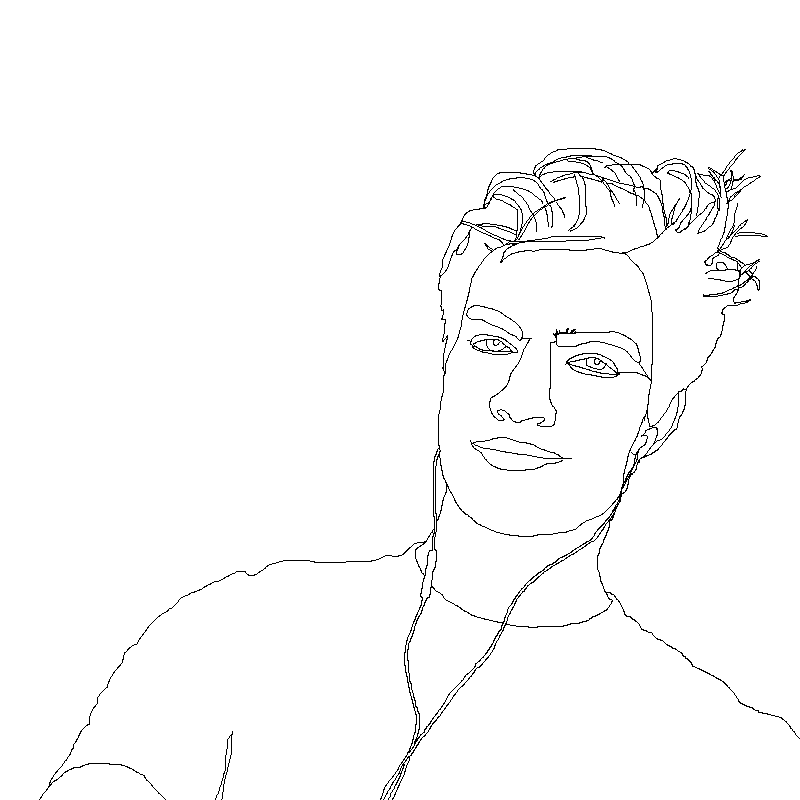
#> input picture DOMINIKCIRCLE/Dominik_pfad.png, 800 x 800 px, found by its file name
$ python pfadleser.py
#> lines starting #> are read from the running program, lines starting #| are printed output that depends on the picture; after the words box and inside, x2 and y2 are one past the last pixel; in counts of white or black regions, pixels touching at a corner belong together
import numpy as np
from PIL import Image

image_path = 'Dominik_pfad.png'

original_image = Image.open(image_path).convert('L')
#> original_image: PIL image 800x800 L; 98.4% white; black in thin lines or dots, all inside (x1, y1, x2, y2) = (39, 148, 800, 800)
np_img = np.array(original_image, dtype=np.uint8)
np_img = ~np_img
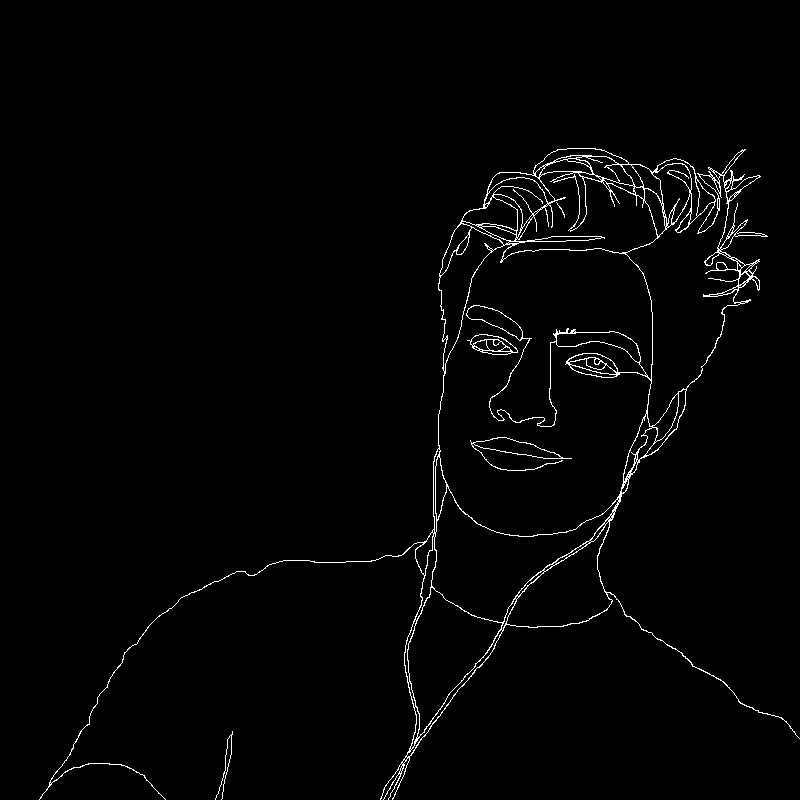
#> np_img: shape (800, 800); 1.6% white in thin lines or dots, all inside (x1, y1, x2, y2) = (39, 148, 800, 800)
np_img[np_img > 0] = 1
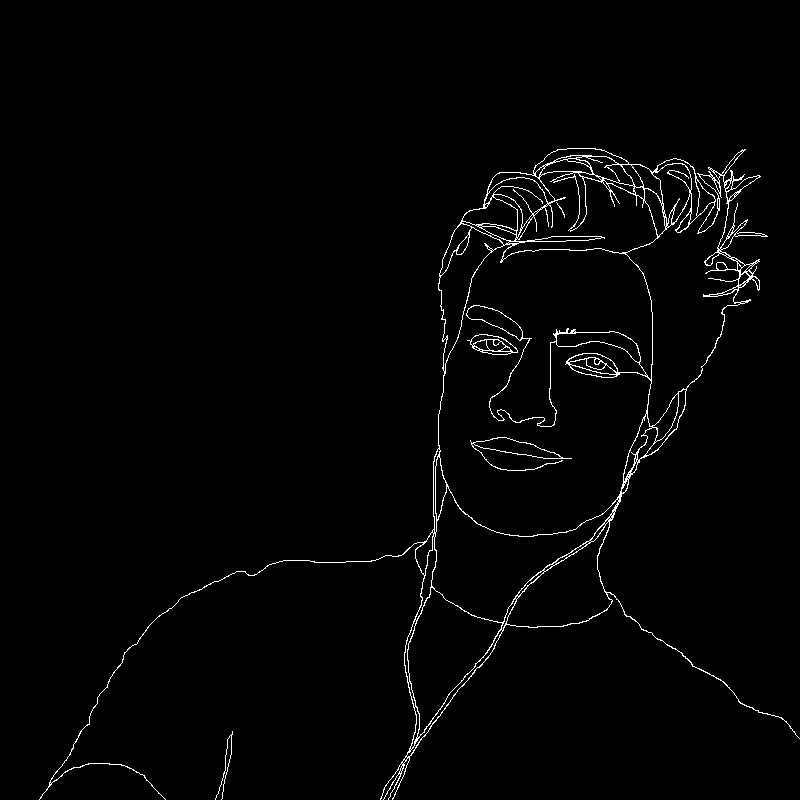
#> np_img: shape (800, 800); values 0 (black) and 1 (white), 1.6% white in thin lines or dots, all inside (x1, y1, x2, y2) = (39, 148, 800, 800)

pfad =[]
for x in range(np_img[0].size):
    for y in range(np_img[1].size):
       if np_img[x][y]:
            pfad.append([x,y])


with open("coordinates.txt", 'w') as f:
    f.write("let drawing = [")
    f.write("\n")
    for x in pfad:
        f.write(f"{{ x : {x[1]}, y : {x[0]} }},")
        f.write("\n")
    f.write("];")

$ run again, with DOMINIKCIRCLE/traveling-salesman-portrait1.png copied over DOMINIKCIRCLE/Dominik_pfad.png
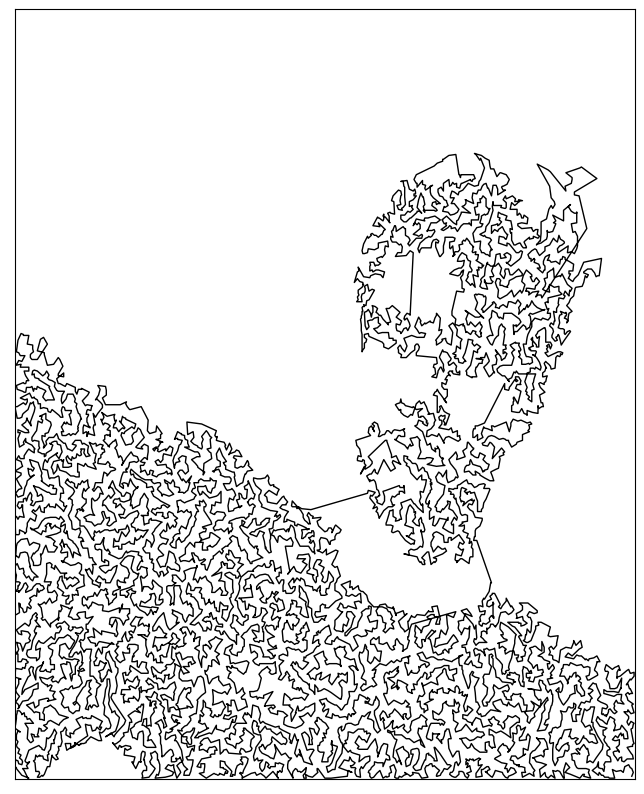
#> input picture DOMINIKCIRCLE/traveling-salesman-portrait1.png, 644 x 794 px, found by its file name
#> `np_img = ~np_img`:
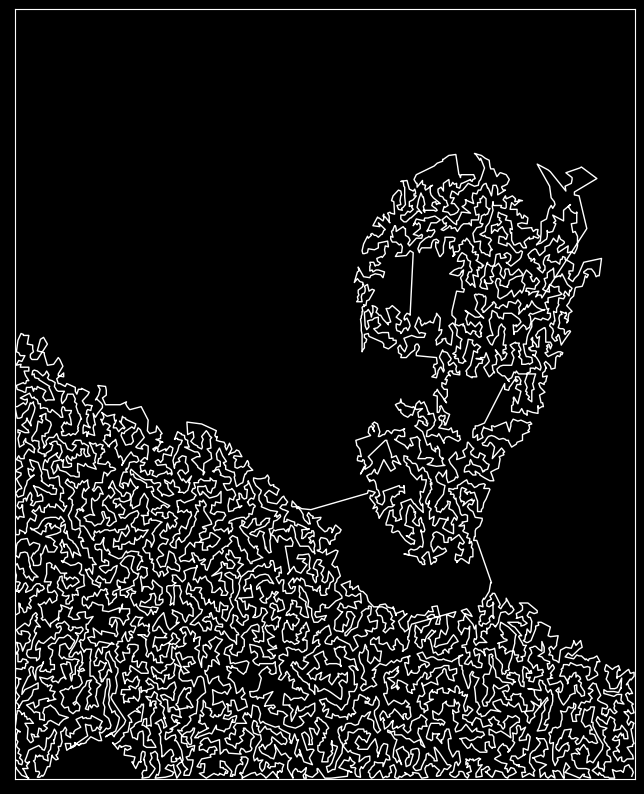
#> np_img: shape (794, 644); min 0, max 255, mean 26.4
#> `np_img[np_img > 0] = 1`:
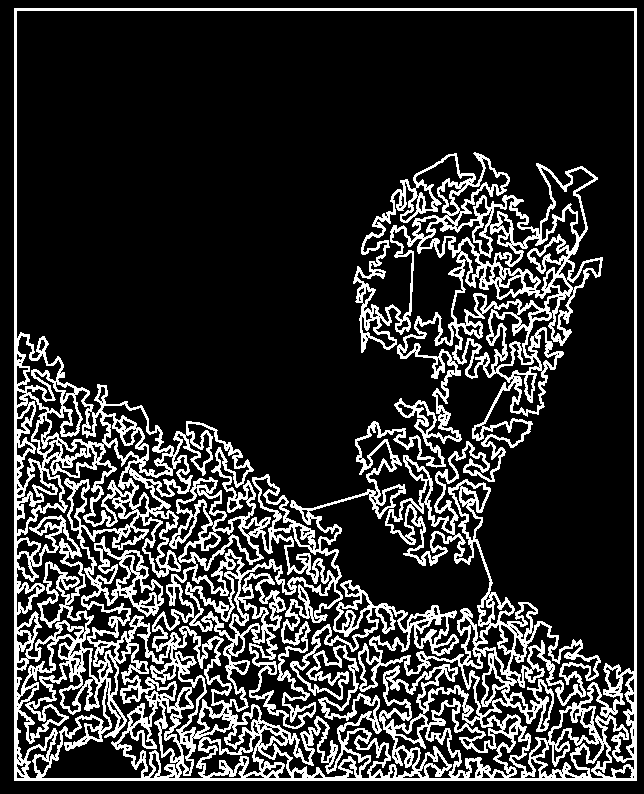
#> np_img: shape (794, 644); values 0 (black) and 1 (white), 19.4% white; 1 white region, box (x1, y1, x2, y2) and area: (14, 8, 637, 781) 99416
